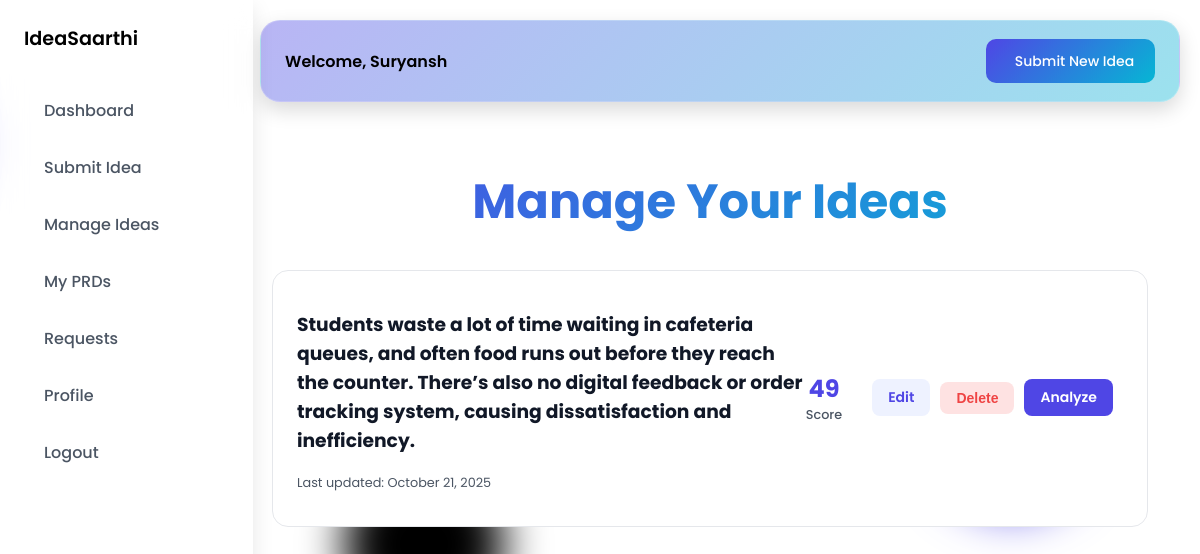
The page /dashboard/ideas/ (signed in) on the database its author committed.
### dashboard/models.py (models this page shows)
class Ideas(models.Model):
    user = models.ForeignKey(User, on_delete=models.CASCADE)
    problem_statement = models.TextField()
    solution  = models.TextField()
    market = models.TextField()
    unique_value = models.TextField()
    revenue_model = models.TextField()
    known_competitors = models.TextField()
    created_at = models.DateTimeField(auto_now_add=True)
    updated_at = models.DateTimeField(auto_now=True)
    market_category = models.CharField(max_length=100, blank=True, null=True)
    strengths = models.TextField(blank=True, null=True)
    weaknesses = models.TextField(blank=True, null=True)
    opportunities = models.TextField(blank=True, null=True)
    threats = models.TextField(blank=True, null=True)
    score_strengths = models.IntegerField(default=0)
    score_weaknesses = models.IntegerField(default=0)
    score_opportunities = models.IntegerField(default=0)
    score_threats = models.IntegerField(default=0)
    score = models.IntegerField(default=0)
    prd_content = models.TextField(blank=True, null=True)
    idea_hash = models.CharField(max_length=64, blank=True, null=True)
    blockchain_tx_hash = models.CharField(max_length=100, blank=True, null=True)

### dashboard/views.py (the view)
# urls.py: path('ideas/', views.manage_ideas, name='manage_ideas'),
@login_required
def manage_ideas(request):
    idea = Ideas.objects.filter(user = request.user).order_by('-created_at')
    parameter = {
        "ideas": idea
    }
    return render(request, "dashboard/user/manage_ideas.html", parameter)

### templates/dashboard/user/manage_ideas.html (shortened to what this page needs)
{% extends "home/base.html" %}
{% block body %}
<div class="main-content">
    <div class="page-header">
        <h1 class="page-title">Manage Your Ideas</h1>
    </div>
    {% if ideas %}
    {% for idea in ideas %}
    <div class="idea-card">
        <div class="idea-card-header">
            <div class="idea-summary">
                <h3>{{ idea.problem_statement|default:"Not provided." }}</h3>
                <p>Last updated: {{ idea.updated_at|date:"F j, Y" }}</p>
            </div>
            <div class="idea-meta">
                <div class="idea-score">
                    {{ idea.score|default:0 }} <span>Score</span>
                </div>
                <div class="idea-actions">
                    <a href="{% url 'edit_ideas' idea.id %}" class="btn btn-edit">Edit</a>
                    <form action="{% url 'delete_ideas' idea.id %}" method="post"
                        onsubmit="return confirm('Are you sure you want to delete this idea?');">
                        <button type="submit" class="btn btn-delete">Delete</button>
                    </form>
                    <a href="{% url 'analyze_idea' idea.id %}" class="btn btn-primary">Analyze</a>
                </div>
            </div>
        </div>
    </div>
    {% endfor %}
    {% else %}
    <div class="idea-card" style="text-align: center; padding: 40px;">
        <p>You haven't uploaded any ideas yet. Go to your dashboard to get started!</p>
    </div>
    {% endif %}
</div>
{% endblock %}

### templates/home/base.html (shortened to what this page needs)
<!DOCTYPE html>
<html lang="en">
<head>
  <link rel="stylesheet" href="https://unpkg.com/phosphor-icons@1.4.2/src/css/phosphor.css">
</head>
<body>
 <div class="background">
        <span></span><span></span><span></span><span></span><span></span>
    </div>
  <aside class="sidebar">
    <div class="sidebar-logo">
      <span>IdeaSaarthi</span>
    </div>
    <nav class="sidebar-nav">
      <ul>
        <li><a href="{% url 'dashboard' %}" class="{% if path == '/dashboard/' %}active{% endif %}"> Dashboard</a></li>
        <li><a href="{% url 'create_idea' %}" class="{% if path == '/create_idea' %}active{% endif %}"> Submit Idea</a></li>
        <li><a href="{% url 'manage_ideas' %}" class="{% if path == '/manage_ideas/' %}active{% endif %}"> Manage Ideas</a></li>
        <li><a href="{% url 'my_prds' %}" class="{% if path == '/my-prds/' %}active{% endif %}"> My PRDs</a></li>
        <li><a href="{% url 'request' %}" class="{% if path == '/request/' %}active{% endif %}"> Requests</a></li>
        <li><a href="{% url 'profile' %}" class="{% if path == '/profile/' %}active{% endif %}"> Profile</a></li>
        <li><a href="{% url 'logout' %}" class="{% if path == '/logout/' %}active{% endif %}"> Logout</a></li>
      </ul>
    </nav>
  </aside>
  <header class="dashboard-header">
    <div class="greeting">
      {% if user.is_authenticated %}
      <p>Welcome, {{ user.first_name }}</p>
      {% endif %}
    </div>
    {% block button %}
    <div class="header-actions">
      <a href="{% url 'create_idea' %}" class="btn"> Submit New Idea</a>
    </div>
    {% endblock %}
  </header>
  {% block body %}
  {% endblock %}
</body>
</html>

### templates/home/base.html (style rules this page uses)
:root { --bg-secondary: #f9fafb; --border-light: #e5e7eb; --primary: #4f46e5; --gradient-soft: linear-gradient(135deg, rgba(79, 70, 229, 0.1), rgba(6, 182, 212, 0.1)); --text-primary: #111827; --text-secondary: #4b5563; --gradient-primary: linear-gradient(135deg, #4f46e5, #06b6d4); --shadow-lg: 0 8px 20px rgba(0, 0, 0, 0.15); }
body { margin: 0; font-family: 'Poppins', sans-serif; background: #fff; }
.sidebar { width: 220px; height: 100vh; padding: 1.5rem 1rem; display: flex; flex-direction: column; position: fixed; left: 0; top: 0; z-index: 200; transition: transform 0.4s ease-in-out; background: rgba(255, 255, 255, 0.15); backdrop-filter: blur(12px); -webkit-backdrop-filter: blur(12px); border-right: 1px solid rgba(255, 255, 255, 0.2); box-shadow: 0 8px 20px rgba(0, 0, 0, 0.1); }
.sidebar-logo { display: flex; align-items: center; gap: 0.5rem; font-size: 1.2rem; font-weight: 600; margin-bottom: 2rem; }
.sidebar-nav ul { list-style: none; padding: 0; margin: 0; }
.sidebar-nav a { display: flex; align-items: center; gap: 0.75rem; padding: 0.8rem 1rem; border-radius: 10px; text-decoration: none; color: var(--text-secondary); font-weight: 500; transition: all 0.3s ease; margin-bottom: 0.4rem; }
.dashboard-header { margin-left:260px; margin-right: 20px; display: flex; justify-content: space-between; align-items: center; height: 80px; margin-top: 20px; border-radius: 20px; padding: 0 1.5rem; background: rgba(255, 255, 255, 0.15); backdrop-filter: blur(12px); -webkit-backdrop-filter: blur(12px); border: 1px solid rgba(255, 255, 255, 0.2); box-shadow: 0 8px 20px rgba(0, 0, 0, 0.15); background-image: linear-gradient(135deg, rgba(79, 70, 229, 0.4) 0%, rgba(6, 182, 212, 0.4) 100%); }
.dashboard-header .greeting p { color: black; font-weight: 600; }
.dashboard-header .header-actions .btn { padding: 0.7rem 1.3rem; border-radius: 10px; text-decoration: none; font-weight: 500; border: none; background: var(--gradient-primary); color: #FFFFFF; cursor: pointer; transition: all 0.3s ease; display: inline-flex; align-items: center; gap: 0.5rem; }
.background { position: fixed; width: 100vw; height: 100vh; top: 0; left: 0; background: var(--bg-primary); overflow: hidden; z-index: -1; }
.background span { width: 20vmin; height: 20vmin; border-radius: 20vmin; backface-visibility: hidden; position: absolute; animation: move; animation-duration: 45s; animation-timing-function: linear; animation-iteration-count: infinite; }
.background span:nth-child(1) { color: var(--secondary); top: 29%; left: 4%; animation-duration: 49s; animation-delay: -2s; transform-origin: 1vw -2vh; box-shadow: -40vmin 0 5.2vmin currentColor; }
.background span:nth-child(2) { color: var(--danger); top: 58%; left: 2%; animation-duration: 47s; animation-delay: -4s; transform-origin: -16vw 1vh; box-shadow: 40vmin 0 5.5vmin currentColor; }
.background span:nth-child(3) { color: var(--success); top: 51%; left: 98%; animation-duration: 43s; animation-delay: -5s; transform-origin: 19vw -18vh; box-shadow: 40vmin 0 5.8vmin currentColor; }
.background span:nth-child(4) { color: var(--primary); top: 44%; left: 51%; animation-duration: 45s; animation-delay: -9s; transform-origin: -10vw 2vh; box-shadow: 40vmin 0 5.8vmin currentColor; }
.background span:nth-child(6) { color: var(--primary); top: 8%; left: 11%; animation-duration: 41s; animation-delay: -14s; transform-origin: 1vw 12vh; box-shadow: -40vmin 0 5.1vmin currentColor; }

### rows shown on the page
Ideas: problem_statement "Students waste a lot of time waiting in cafeteria queues, and often food runs out before they reach the counter. There’s also no digital feedback or order tracking system, causing dissatisfaction and inefficiency.", updated_at "October 21, 2025", score "49"

### other values the page prints
{{ user.first_name }} "Suryansh"
